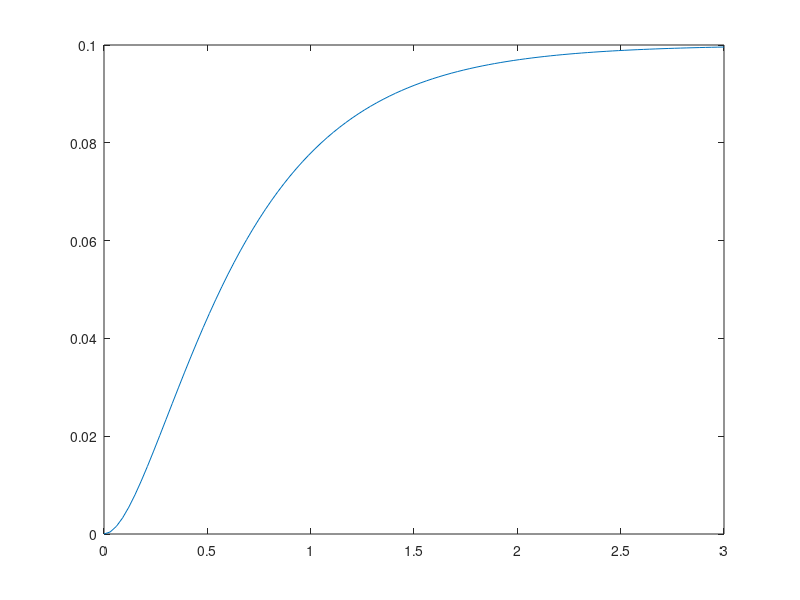
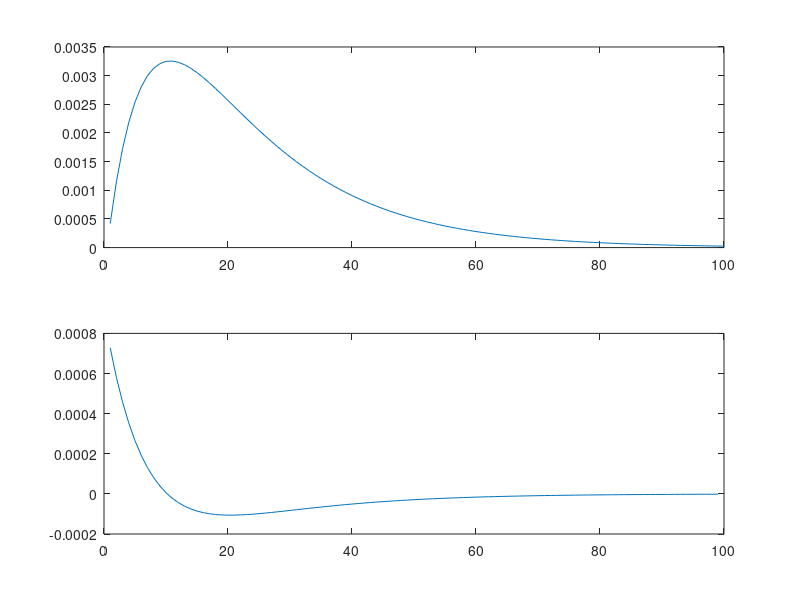
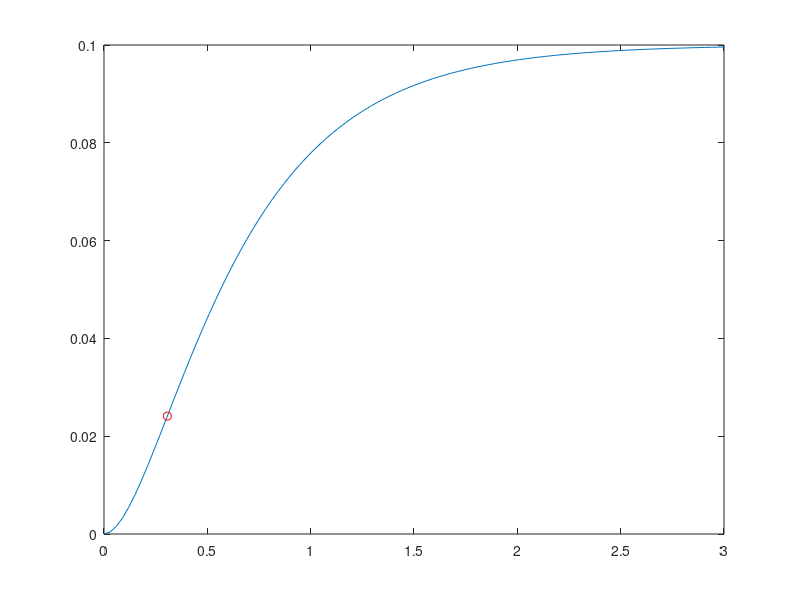
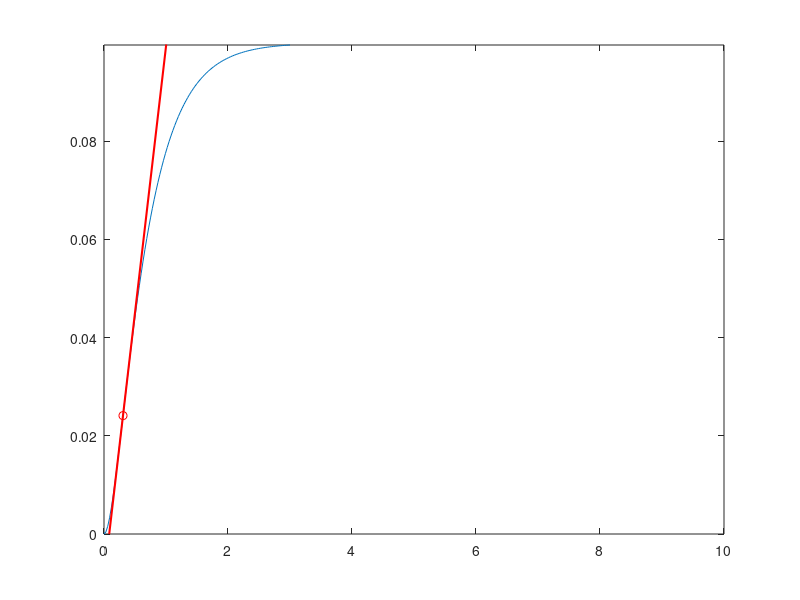

Recreate these plots in MATLAB, in order.
clc
clear all

%% define the system
s = tf('s');
G = 1/(s^2 + 7*s + 10);
pole(G)
[y,t] = step(G);
figure(1)
plot(t,y);

%% find differential of y (menurunkan y nya)
figure(2)
subplot(2,1,1); %gambar (yp) akan disimpan di 2,1,1, pada bagian atas
yp = diff(y); %sinyal (y) yg didapatkan diturunkan satu kali
plot(yp);
%inflection point berada pada ujung

subplot(2,1,2); %gambar (ypp) berada di bawah
ypp = diff(y,2); %sinyal (y) yg didapatkan diturunkan dua kali
plot(ypp);
%inflection point berada pas di persinggungan di 0

%% identify t,y information of inflection point
t_inf1 = fzero(@(T) interp1(t(2:end-1),ypp,T,'linear','extrap'),0);
y_inf1 = interp1(t,y,t_inf1,'linear');
figure(3)
plot(t,y);
hold on
plot(t_inf1,y_inf1,'ro')

%% draw tangent line
h = mean(diff(t)); %rata2 dari turunan t nya
dy = gradient(y,h); %ambil nilai gradiennya
[~,idx] = max(dy);
b = [t([idx-1; idx+1]) ones(2,1)] \ y([idx-1; idx+1]);
tv = [-b(2)/b(1); (1-b(2))/b(1)];
f = [tv ones(2,1)]*b;
figure(4)
plot (t,y);
hold on
plot(t_inf1,y_inf1,'ro') %inflection point
hold on
plot(tv,f,'-r','LineWidth',1.5) %tangent line ditentukan dari tv dan f nya
ylim([0 max(y)])

%% determine of time delay L and time constant T
L = tv(1)
T = tv(2)

%% PID parameter
%P Controller
Kp = T/L;
C1 = Kp
%PI Controller
Kp2 = 0.9*(T/L)
Ti2 = L/0.3
C2 = Kp2*(1+1/(Ti2*s))
%PID Controller
Kp3 = 1.2*T/L
Ti3 = 2*L
Td3 = 0.5*L
C3 = Kp3*(1+1/(Ti3*s)+Td3*s)

%% Closed loop response
%with controller P
c1_tf1 = feedback(C1*G,1)
%with controller PI
c1_tf2 = feedback(C2*G,1)
%with controller PID
c1_tf3 = feedback(C3*G,1)
%1 adalah unity feedback artinya tidak ada sistem tambahan pada blok diagra

%pole (c1_tf3)
figure(5)
plot(t,y,'r');
hold on
step(c1_tf1,'g')
hold on
step(c1_tf2,'y')
hold on
step(c1_tf3)
grid on